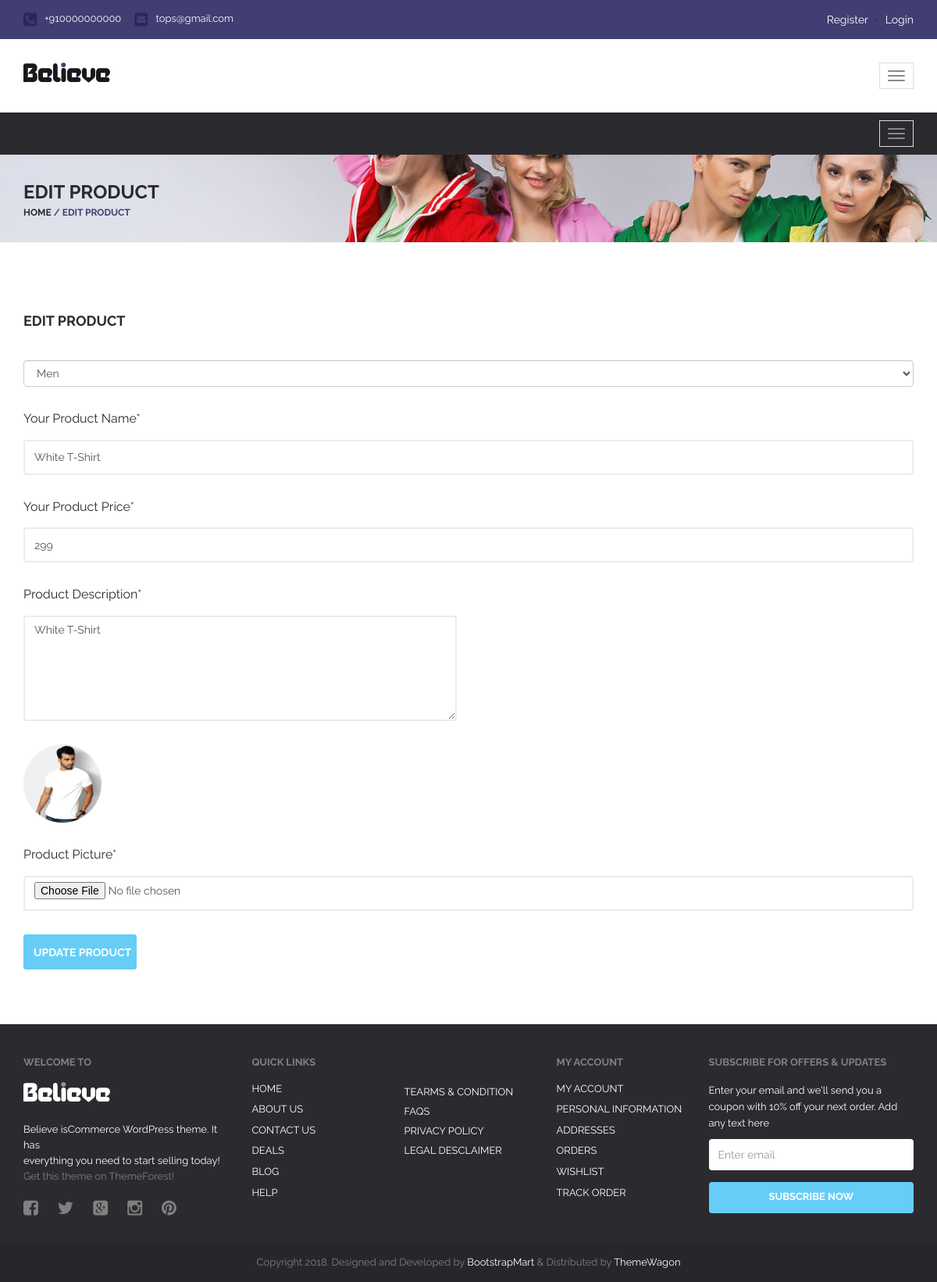
/seller-product-edit/1/, run on the app's committed database.
### myapp/models.py (models this page shows, shortened)
class Product(models.Model):
	category=(
			("Men","Men"),
			("Women","Women"),
			("Kids","Kids"),
		)
	seller=models.ForeignKey(User,on_delete=models.CASCADE)
	product_name=models.CharField(max_length=100)
	product_category=models.CharField(max_length=100,choices=category)
	product_price=models.PositiveIntegerField()
	product_desc=models.TextField()
	product_image=models.ImageField(upload_to="product_image/")

### myapp/views.py (the view)
# urls.py: path('seller-product-edit/<int:pk>/',views.seller_product_edit,name='seller-product-edit'),
def seller_product_edit(request,pk):
	product=Product.objects.get(pk=pk)
	if request.method=="POST":
		product.product_category=request.POST['product_category']
		product.product_name=request.POST['product_name']
		product.product_price=request.POST['product_price']
		product.product_desc=request.POST['product_desc']
		try:
			product.product_image=request.FILES['product_image']
		except:
			pass
		product.save()
		msg="Product Updated Successfully"
		return render(request,'seller-product-edit.html',{'product':product,'msg':msg})
	else:
		return render(request,'seller-product-edit.html',{'product':product})

### myapp/templates/seller-product-edit.html (shortened to what this page needs)
{% extends 'seller-header.html' %}
{% block content %}
{% load static %}
<!DOCTYPE html>
<html lang="en">
  <head>
  </head>
  <body>
      <div id="wrapper" class="homepage-1">
          <div id="content">
              <div class="page-title">
                  <div class="container">
                      <div class="page-title-inner">
                          <h3>Edit Product</h3>
                          <div class="breadcumb"> <a href="">Home</a><span> / </span><span>Edit Product</span></div>
                      </div>
                  </div>
              </div>
              <div class="about-page">
                  <div class="container">
                      <div class="row">
                          <div class="col-md-12 ct-form">
                              <h3>Edit Product</h3>
                              <form class="contact-form" action="{% url 'seller-product-edit' pk=product.pk %}" method="post" enctype="multipart/form-data">
                                <div class="form-group">
                                     <select class="form-control" name="product_category" id="cf_name">
                                        {% if product.product_category == "Men" %}
                                          <option value="Men" selected>Men</option>
                                        {% elif product.product_category == "Women" %}
                                          <option>---Select Category---</option>
                                          <option value="Men">Men</option>
                                          <option value="Women" selected>Women</option>
                                          <option value="Kids">Kids</option>
                                        {% elif product.product_category == "Kids" %}
                                          <option>---Select Category---</option>
                                          <option value="Men">Men</option>
                                          <option value="Women">Women</option>
                                          <option value="Kids" selected>Kids</option>
                                        {% endif %}
                                     </select>
                                  </div>
                                  <div class="form-group">
                                      <label for="cf_name">Your Product Name*</label>
                                      <input type="text" class="form-control" name="product_name" id="cf_name" value="{{product.product_name}}">
                                  </div>
                                  <div class="form-group">
                                      <label for="cf_name">Your Product Price*</label>
                                      <input type="text" class="form-control" name="product_price" id="cf_name" value="{{product.product_price}}">
                                  </div>
                                  <div class="form-group">
                                      <label for="cf_message">Product Description*</label>
                                      <textarea class="form-control" name="product_desc" id="cf_message">{{product.product_desc}}</textarea>
                                  </div>
                                  <div class="form-group">
                                      <img src="{{product.product_image.url}}" style="width: 100px;height: 100px;border-radius: 50%;">
                                  </div>
                                  <div class="form-group">
                                      <label for="cf_subject">Product Picture*</label>
                                      <input type="file" class="form-control" name="product_image" id="cf_subject">
                                  </div>
                                  <button type="submit" class="btn btn-blue">Update Product</button>
                              </form>
                          </div>
                      </div>
                  </div>
              </div>
          </div>
      </div>
  </body>
</html>
{% endblock %}

### data on the page
Product: product_category "Men", product_name "White T-Shirt", product_price "299", product_desc "White T-Shirt", product_image (picture)
